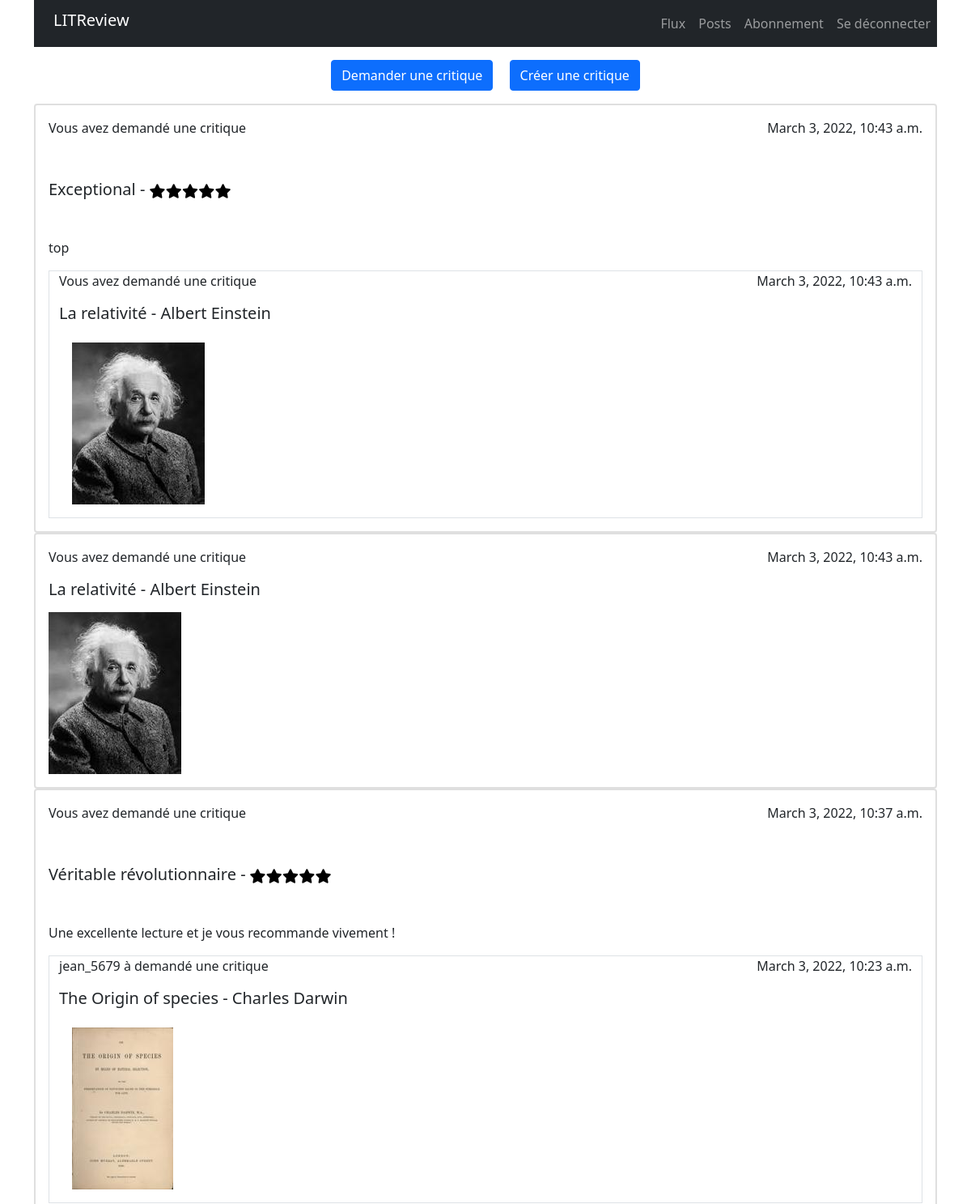
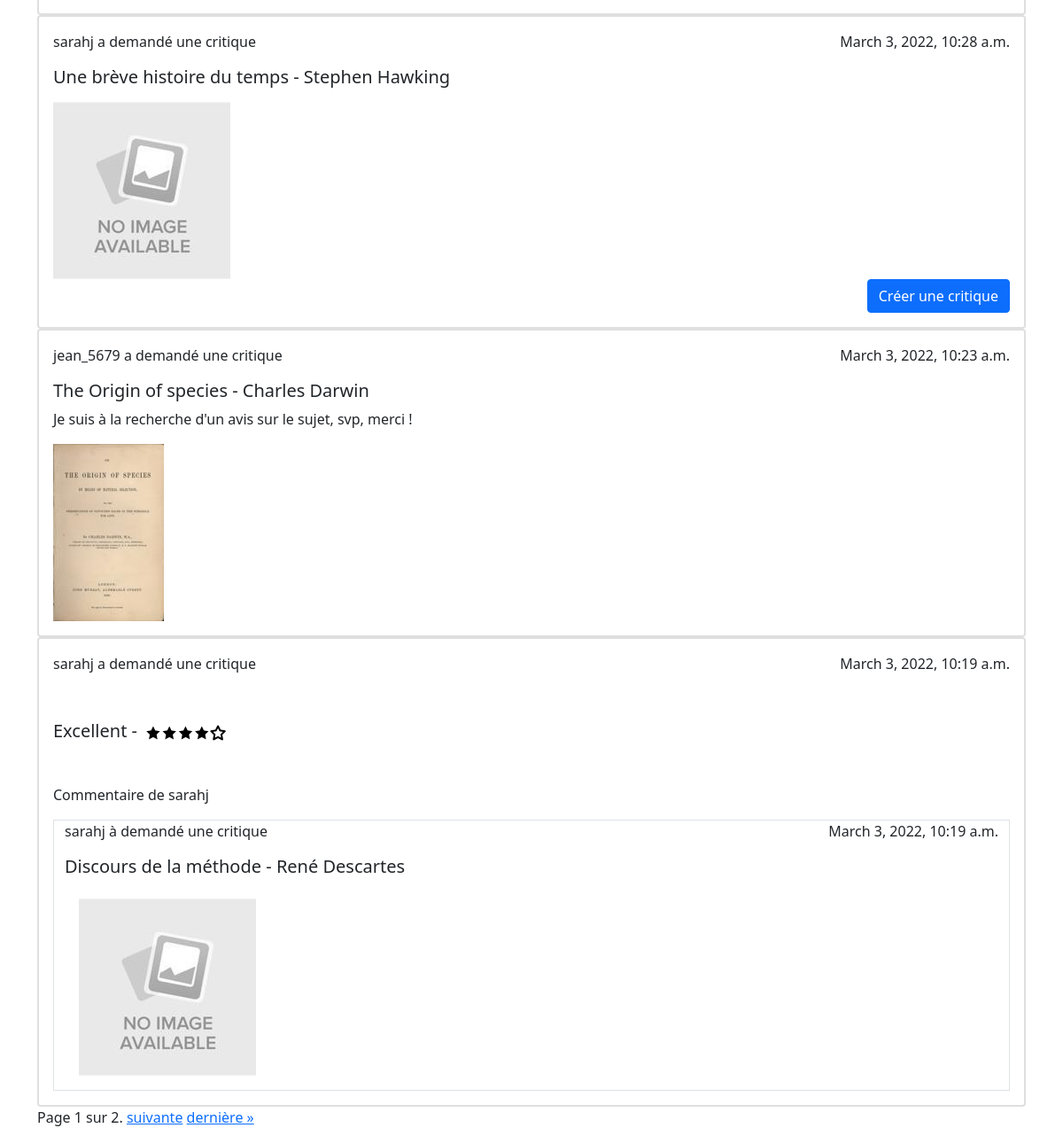
Screenshot of /home/ (signed in) with the database file from the repository (2 pictures, top to bottom).
### flux/models.py (models this page shows, shortened)
class Review(models.Model):
    RATINGCHOICES = [('1', '1'), ('2', '2'), ('3', '3'), ('4', '4'), ('5', '5')]
    ticket = models.ForeignKey(Ticket, on_delete=models.CASCADE, related_name='ticketOf')
    rating = models.CharField(choices=RATINGCHOICES, max_length=1, default=1, verbose_name='note')
    user = models.ForeignKey(settings.AUTH_USER_MODEL, on_delete=models.CASCADE)
    headline = models.CharField(max_length=128, verbose_name='Titre')
    body = models.TextField(max_length=128, verbose_name='Commentaire')
    time_created = models.DateTimeField(auto_now_add=True)

class Ticket(models.Model):
    title = models.CharField(max_length=128, verbose_name='Titre')
    description = models.TextField(max_length=2048, blank=True, verbose_name='Description')
    user = models.ForeignKey(settings.AUTH_USER_MODEL, on_delete=models.CASCADE, null=True)
    image = models.ImageField(null=True, blank=True, verbose_name='Image', default='No_Image_Available.jpg')
    time_created = models.DateTimeField(auto_now_add=True)
    IMAGE_MAX_SIZE = (200, 200)

### authentication/models.py (models this page shows)
class User(AbstractUser):
    pass

### flux/views.py (the view)
# urls.py: 2. Add a URL to urlpatterns:  path('', views.home, name='home')
@login_required
def home(request):
    followed = models.UserFollows.objects.filter(user=request.user).values_list('followed_user_id', flat=True)
    user_review = models.Review.objects.filter(user=request.user)
    user_ticket = models.Ticket.objects.filter(user=request.user)
    reviews_followed = models.Review.objects.filter(user__id__in=followed)
    tickets_followed = models.Ticket.objects.filter(user__id__in=followed)
    tickets_and_reviews = sorted(
        chain(user_ticket, user_review, tickets_followed, reviews_followed),
        key=lambda instance: instance.time_created,
        reverse=True
    )
    tickets = sorted(
        chain(user_ticket, tickets_followed),
        key=lambda instance: instance.time_created,
        reverse=True
    )
    all_reviews = []
    for ticket in tickets:
        my_ticket = models.Ticket.objects.get(id=ticket.id)
        any_review = my_ticket.ticketOf.all()
        if len(any_review) > 0:
            all_reviews.append(my_ticket)
    paginator = Paginator(tickets_and_reviews, 6)
    page_number = request.GET.get('page')
    page_obj = paginator.get_page(page_number)
    return render(
        request,
        'flux/home.html',
        context={
            'page_obj': page_obj,
            'all_reviews': all_reviews
        }
    )

### flux/templatetags/blog_extras.py (called while the page is built)
@register.filter
def model_type(instance):
	return type(instance).__name__

@register.simple_tag(takes_context=True)
def get_poster_display(context, user):
	if context['user'] == user:
		return 'Vous avez demandé une critique'
	return f'{user.username} a demandé une critique'

### flux/templates/flux/home.html (shortened to what this page needs)
{% extends 'base.html' %}
{% load blog_extras %}
{% block content %}
	<div class="row">
		<div class="col text-center mt-3 mb-3">
			<a href="{% url 'new_ticket' %}"><button class="btn btn-primary me-2">Demander une critique</button></a>
			<a href="{% url 'new_review' %}"><button class="btn btn-primary ms-2">Créer une critique</button></a>
		</div>
	</div>
	{% for instance in page_obj %}
		{% if instance|model_type == 'Ticket' %}
			<div class="card border-2">
				<section class="card-body">
					{% include 'flux/partials/ticket_snippet.html' with ticket=instance %}
					<div class="row">
						<div class = "col text-end">
							{% if instance in all_reviews %}
							{% else %}
								<a href="{% url 'review_from_ticket' instance.id %}"><button type="submit" class="btn btn-primary">Créer une critique</button></a>
							{% endif %}
						</div>
					</div>
				</section>
			</div>
		{% endif %}
		{% if instance|model_type == 'Review' %}
		<div class="card border-2">
			<section class='card-body'>
				{% include 'flux/partials/review_snippet.html' with review=instance %}
			</section>
		</div>
		{% endif %}
	{% endfor %}
	<span>
		Page {{ page_obj.number }} sur {{ page_obj.paginator.num_pages }}.
	</span>
	{% if page_obj.has_next %}
        <a href="?page={{ page_obj.next_page_number }}">suivante</a>
        <a href="?page={{ page_obj.paginator.num_pages }}">dernière »</a>
    {% endif %}
{% endblock content %}

### templates/base.html (shortened to what this page needs)
{% load static %}
<!DOCTYPE html>
<html lang="fr">
    <head>
        <link rel="stylesheet" href="https://cdn.jsdelivr.net/npm/bootstrap@5.0.2/dist/css/bootstrap.min.css">
    </head>
    <body class="container">
        <header>
            <div class="bg-dark ">
                <nav class="col navbar navbar-expand-lg navbar-dark">
                    <h3 class="navbar-brand ps-4">LITReview</h3>
                     {% if user.is_authenticated %}
                        <div id="navbarSupportedContent" class="collapse navbar-collapse ">
                            <ul class="navbar-nav ms-auto mb-2 mb-lg-0 ">
                                <li class="nav-item active"> <a class="nav-link link-primary" href="{% url 'home' %}">Flux</a> </li>
                                <li class="nav-item active"> <a class="nav-link" href="{% url 'view_post' %}">Posts</a> </li>
                                <li class="nav-item active"> <a class="nav-link" href="{% url 'follow' %}">Abonnement</a> </li>
                                <li class="nav-item active"> <a class="nav-link" href="{% url 'logout' %}">Se déconnecter</a> </li>
                            </ul>
                        </div>
                    {% endif %}
                </nav>
            </div>
        </header>
        {% block content %}{% endblock content %}
    </body>
</html>

### flux/templates/flux/partials/review_snippet.html
{% load blog_extras %}
<div class="d-flex justify-content-between">
	<p>{%get_poster_display review.user%}</p>
	<p>{{review.time_created}}</p>
</div>
<h5>{{ review.headline }} - <img class='' src="../media/stars-{{review.rating}}.png" alt="" width=100></h5>
<p>{{ review.body }}</p>
<div class="container border border-1">
	<div class="d-flex justify-content-between">
		{% if review.ticket.user == request.user %}
			<p>Vous avez demandé une critique</p>
		{% else %}
			<p>{{review.ticket.user}} à demandé une critique</p>
		{% endif %}
		<p>{{review.ticket.time_created}}</p>
	</div>
	<h5>{{ review.ticket.title }}</h5>
	<img class="card-body" src="{{ review.ticket.image.url }}"  alt="">
</div>

### flux/templates/flux/partials/ticket_snippet.html
{% load blog_extras %}
<div class="row">
	<div class="col d-flex justify-content-between">
		<p>{%get_poster_display ticket.user%}</p>
		<p>{{ticket.time_created}}</p>
	</div>
</div>
<h5>{{ ticket.title }}</h5>
<p>{{ ticket.description }}</p>
{% if ticket.image %}
	<img src="{{ ticket.image.url }}"  alt="">
{% endif %}

### rows the page displays
Review: user "Vous avez demandé une critique", time_created "March 3, 2022, 10:43 a.m.", headline "Exceptional", body "top", ticket.time_created "March 3, 2022, 10:43 a.m.", ticket "La relativité - Albert Einstein", ticket.image (picture)
Ticket: user "Vous avez demandé une critique", time_created "March 3, 2022, 10:43 a.m.", title "La relativité - Albert Einstein", image (picture)
Review: user "Vous avez demandé une critique", time_created "March 3, 2022, 10:37 a.m.", headline "Véritable révolutionnaire", body "Une excellente lecture et je vous recommande vivement !", ticket.user "jean_5679", ticket.time_created "March 3, 2022, 10:23 a.m.", ticket "The Origin of species - Charles Darwin", ticket.image (picture)
Ticket: user.username "sarahj a demandé une critique", time_created "March 3, 2022, 10:28 a.m.", title "Une brève histoire du temps - Stephen Hawking", image (placeholder picture), shows "Créer une critique"
Ticket: user.username "jean_5679 a demandé une critique", time_created "March 3, 2022, 10:23 a.m.", title "The Origin of species - Charles Darwin", description "Je suis à la recherche d'un avis sur le sujet, svp, merci !", image (picture)
Review: user.username "sarahj a demandé une critique", time_created "March 3, 2022, 10:19 a.m.", headline "Excellent", shows a picture, body "Commentaire de sarahj", ticket.user "sarahj", ticket.time_created "March 3, 2022, 10:19 a.m.", ticket "Discours de la méthode - René Descartes", ticket.image (placeholder picture)

### other values shown
{{ page_obj.number }} "1"
{{ page_obj.paginator.num_pages }} "2"
